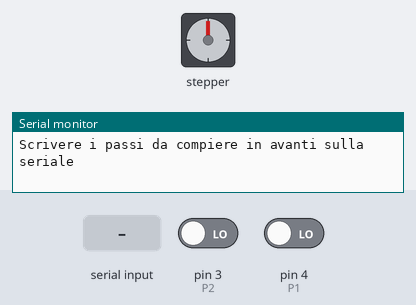
This sketch was run on a simulated Arduino Uno, built with avr-gcc and run on an emulated ATmega328P. Shown: stepper motor, the last lines printed to the serial monitor. The inputs (shaded band) are chosen by the test bench; at power-on: pin 3 (P2) LOW, pin 4 (P1) LOW. Stepper angles assume 1024 steps per turn.

Above: at 1.2 s.
1.3 s: "90,45\n" received over Serial
2.8 s: pin 3 (P2) driven HIGH
At 4.57 s:
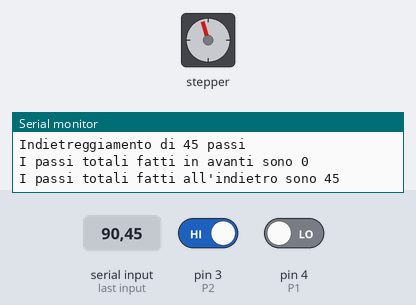
At 5.03 s:
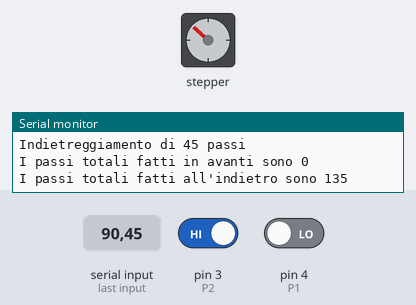
5.8 s: pin 4 (P1) driven HIGH
At 6.0 s:
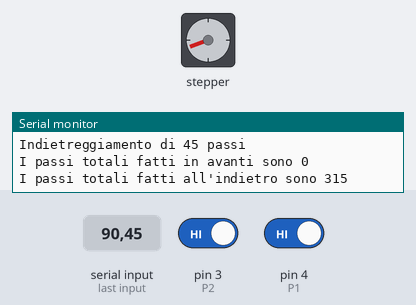
8.8 s: pin 3 (P2) driven LOW
At 9.33 s:
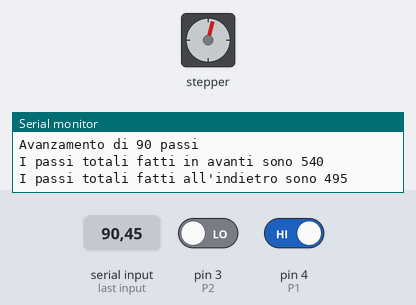
11.8 s: pin 3 (P2) driven HIGH
14.8 s: pin 4 (P1) driven LOW
Timing chart, 0 to 18.8 s (numbered marks = the images above; inputs shaded):
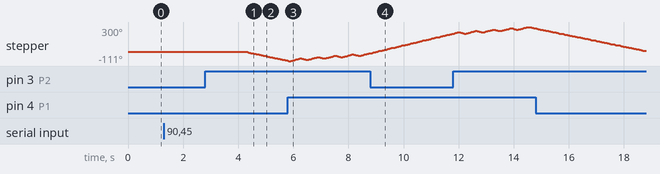

Measured:
- after the input at 2.8 s, stepper: keeps turning counter-clockwise at about 73°/s, starting after 1.5 s

The sketch:

StepperRevolutionFootsteps.ino
```cpp
/*
  Demo Alessandro
  5^B - Automazione
  Compito per il 03.05.2022
  Es. 25.5:
  All’avvio del programma sulla Serial Monitor inserire due valori che identificano:
  il numero di passi utilizzati per incrementare e il numero di passi per decrementare.
  In questo esercizio si desidera impostare due valori che possono essere anche diversi
  per l’incremento e il decremento dei passi del motore.
  Stampare sulla Serial Monitor il valore totale dei passi compiuti dallo stepper.
*/
#include <Stepper.h>
const int stepsPerRevolution = 1024;
Stepper myStepper(stepsPerRevolution, 8, 10, 9, 11);
int P1 = 4;
int P2 = 3;
int stepsForward = 0;
int stepsBackward = 0;
int pressionP1 = 0;
int pressionP2 = 0;
int state = 0;

void setup() {
  myStepper.setSpeed(15);
  Serial.begin(9600);
  pinMode(P1, INPUT);
  pinMode(P2, INPUT);
  Serial.println("Scrivere i passi da compiere in avanti sulla seriale");
}

void loop() {
  switch (state) {
    case 0:
      if (Serial.available() > 0) {
        stepsForward = Serial.parseInt();
        Serial.println(stepsForward);
        Serial.println("Scrivere i passi da compiere all'indietro sulla seriale");
        state = 1;
      }
      break;
    case 1:
      if (Serial.available() > 0) {
        delay(3000);
        stepsBackward = Serial.parseInt();
        Serial.println(stepsBackward);
        Serial.println("Premere un pulsante");
        state = 2;
      }
      break;
    case 2:
      if (digitalRead(P1) == HIGH) {
        pressionP1++;
        myStepper.step(stepsForward);
        Serial.print("Avanzamento di ");
        Serial.print(stepsForward);
        Serial.println(" passi");
        Serial.print("I passi totali fatti in avanti sono ");
        int totalStepsForward = stepsForward * pressionP1;
        Serial.println(totalStepsForward);
        Serial.print("I passi totali fatti all'indietro sono ");
        int totalStepsBackward = stepsBackward * pressionP2;
        Serial.println(totalStepsBackward);
      }
      if (digitalRead(P2) == HIGH) {
        pressionP2++;
        myStepper.step(-stepsBackward);
        Serial.print("Indietreggiamento di ");
        Serial.print(stepsBackward);
        Serial.println(" passi");
        Serial.print("I passi totali fatti in avanti sono ");
        int totalStepsForward = stepsForward * pressionP1;
        Serial.println(totalStepsForward);
        Serial.print("I passi totali fatti all'indietro sono ");
        int totalStepsBackward = stepsBackward * pressionP2;
        Serial.println(totalStepsBackward);
      }
      break;
  }
}
```
